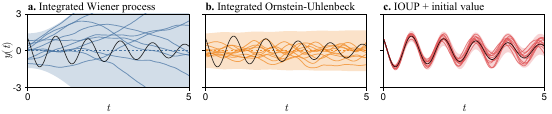

The script that saved this image:
using ProbNumDiffEq, LinearAlgebra, Random
import ProbNumDiffEq: Gaussian
using CairoMakie, TuePlots, LaTeXStrings, ColorSchemes

import BayesExpIntExperiments: PlotTheme

DIR = @__DIR__

COLORS = ColorSchemes.tableau_10.colors
ALPHA = 0.5

set_theme!(
    merge(
        Theme(
            Axis=(;
                titlesize=8,
                ygridvisible=false,
            ),
            Lines=(;
                linewidth=0.5,
                linestyle=:dash,
            ),
            Series=(
                linewidth=0.5,
                solid_color=:gray,
            ),
        ),
        PlotTheme,
        Theme(
            TuePlots.SETTINGS[:NEURIPS];
            font=false,
            fontsize=true,
            figsize=true,
            thinned=true,
            nrows=1, ncols=3,
        ),
    ),
)

α = 0.2
L_undamped = [0 -2π; 2π 0]
L_damped = L_undamped - Diagonal([α, α])
f!(du, u, p, t) = mul!(du, L_damped, u)
L = L_damped
u0 = [1.0; 1.0]
tspan = (0.0, 5.0)
prob = ODEProblem{true,SciMLBase.FullSpecialize()}(f!, u0, tspan)
sol = solve(prob, Tsit5(), abstol=1e-6, reltol=1e-6, saveat=0.01)

d, q = 2, 1
κ² = 1e0
D = d * (q + 1)
E0 = [1 0] * ProbNumDiffEq.projection(d, q)(0)

integ = init(prob, EK1(order=q))
x0 = integ.cache.x.μ

function simulate(A, Q, N; randinit=true)
    x = randinit ?
        rand(Gaussian(zeros(D), 0.5I)) :
        copy(x0)
    ys = zeros(N, d)
    ys[1, :] .= E0 * x
    for i in 2:N
        x = rand(Gaussian(A * x, κ² * Symmetric(Q)))
        ys[i, :] .= E0 * x
    end
    return ys
end
function predict(A, Q, N; randinit=true)
    m = randinit ? zeros(D) : copy(x0)
    C = randinit ? 0.5I(D) : zeros(D, D)
    ms = zeros(N, D)
    Cs = zeros(N, D, D)
    ms[1, :] .= m
    Cs[1, :, :] .= C
    for i in 2:N
        m, C = A * m, A * C * A' + κ² * Q
        ms[i, :] .= m
        Cs[i, :, :] .= C
    end
    return ms, Cs
end

T, dt = 5, 1 // 50
ts = 0:dt:T
N = T ÷ dt + 1
M = 10

fig = Figure()
ax_iwp = Axis(
    fig[1, 1];
    yticks=[-3, 0, 3],
    xticks=[0, T],
    # xticklabelsvisible = false,
    title=rich(rich("a. ", font="Times New Roman Bold"),
        rich("Integrated Wiener process", font="Times New Roman")),
    xlabel=L"t",
    ylabel=L"y(t)",
)
ax_ioup = Axis(
    fig[1, 2];
    yticks=[-3, 0, 3],
    xticks=[0, T],
    yticklabelsvisible=false,
    title=rich(rich("b. ", font="Times New Roman Bold"),
        rich("Integrated Ornstein-Uhlenbeck", font="Times New Roman")),
    xlabel=L"t",
)
ax_ioup_init = Axis(
    fig[1, 3]; yticks=[-3, 0, 3], xticks=[0, T],
    yticklabelsvisible=false,
    title=rich(rich("c. ", font="Times New Roman Bold"),
        rich("IOUP + initial value", font="Times New Roman")),
    xlabel=L"t",
)
# rowgap!(fig.layout, 10)
# colgap!(fig.layout, 10)

A, Q = ProbNumDiffEq.discretize(ProbNumDiffEq.IWP(d, q), float(dt))
Q = Matrix(Q)
ms, Cs = predict(A, Q, N; randinit=true)
fill_between!(
    ax_iwp,
    ts,
    ms[:, 1] - 2sqrt.(Cs[:, 1, 1]),
    ms[:, 1] + 2sqrt.(Cs[:, 1, 1]),
    color=(COLORS[1], 0.25),
)
for _ in 1:M
    ys_iwp = simulate(A, Q, N)
    series!(ax_iwp, ts, ys_iwp', solid_color=(COLORS[1], ALPHA))
end
lines!(ax_iwp, ts, ms[:, 1], color=COLORS[1])
lines!(ax_iwp, sol.t, Array(sol)[1, :], color=(:black, 0.8), linestyle=:solid)

A, Q = ProbNumDiffEq.discretize(ProbNumDiffEq.IOUP(d, q, L), dt)
Q = Matrix(Q)
ms, Cs = predict(A, Q, N; randinit=true)
fill_between!(
    ax_ioup,
    ts,
    ms[:, 1] - 2sqrt.(Cs[:, 1, 1]),
    ms[:, 1] + 2sqrt.(Cs[:, 1, 1]),
    color=(COLORS[2], 0.25),
)
for _ in 1:M
    ys_ioup = simulate(A, Q, N)
    series!(ax_ioup, ts, ys_ioup', solid_color=(COLORS[2], ALPHA))
end
lines!(ax_ioup, ts, ms[:, 1], color=COLORS[2])
lines!(ax_ioup, sol.t, Array(sol)[1, :], color=(:black, 0.8), linestyle=:solid)

ms, Cs = predict(A, Q, N; randinit=false)
fill_between!(
    ax_ioup_init,
    ts,
    ms[:, 1] - 2sqrt.(Cs[:, 1, 1]),
    ms[:, 1] + 2sqrt.(Cs[:, 1, 1]),
    color=(COLORS[3], 0.25),
)
for _ in 1:M
    ys_ioup = simulate(A, Q, N; randinit=false)
    series!(ax_ioup_init, ts, ys_ioup', solid_color=(COLORS[3], ALPHA))
end
lines!(ax_ioup_init, ts, ms[:, 1], color=COLORS[3])
lines!(ax_ioup_init, sol.t, Array(sol)[1, :], color=(:black, 0.8), linestyle=:solid)

xlims!(ax_iwp, (0, T))
xlims!(ax_ioup, (0, T))
xlims!(ax_ioup_init, (0, T))
ylims!(ax_iwp, (-3, 3))
ylims!(ax_ioup, (-3, 3))
ylims!(ax_ioup_init, (-3, 3))

filename = joinpath(DIR, "2_priors.pdf")
save(filename, fig, pt_per_unit=1)
@info "Saved figure to $filename"
